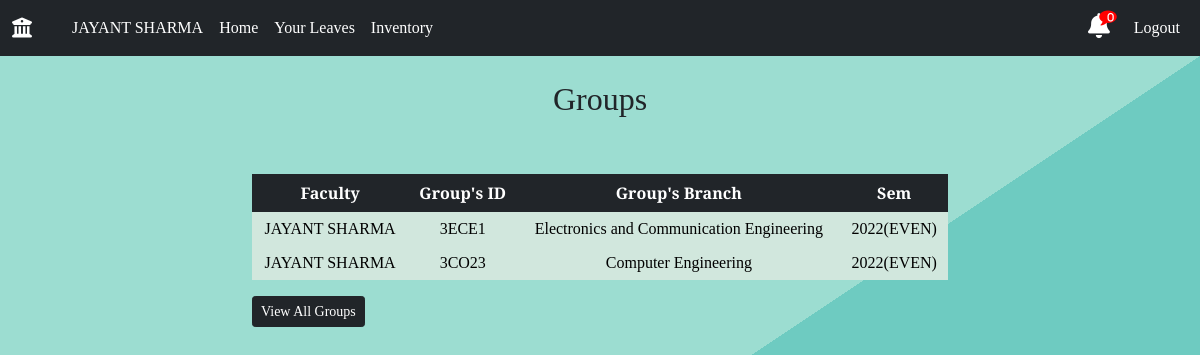
The page /dashboard/groups/ (signed in) on the database its author committed.
### main/models.py (models this page shows, shortened)
class Staff(models.Model):
    user_obj = models.ForeignKey(User, on_delete=CASCADE, blank=False, null=False, default=None)
    name=models.CharField(max_length=100)
    mobile_number=models.IntegerField()
    email=models.EmailField()
    category=models.ForeignKey('Category',on_delete=CASCADE)
    designation=models.ForeignKey('Designation',on_delete=CASCADE)
    agency = models.ForeignKey('Agency',on_delete=CASCADE)
    room=models.ForeignKey('Room',blank=True,null=True,on_delete=SET_NULL,default=None)

class FacultyGroups(models.Model):
    faculty=models.ForeignKey('Staff',on_delete=CASCADE)
    groups=models.ForeignKey('Groups' ,on_delete=CASCADE)

class Groups(models.Model):
    choice = [
    ('EVEN', 'even'),
    ('ODD', 'odd'),
]
    group_id = models.CharField(max_length = 300, blank = True , null = False, default = "")
    branch = models.ForeignKey('Branches' , on_delete = CASCADE)
    group_year=models.IntegerField(default=2022)
    semester_type=models.CharField(max_length=20,choices=choice,default=None)

class Branches(models.Model):
    branch_id=models.CharField(max_length=10, blank=False, default='', null=False)
    branch_name=models.CharField(max_length=200,default='',blank = False, null = False)

### main/views.py (the view)
# urls.py: path('dashboard/groups/',views.viewgroups,name='viewgroups'),
@login_required
def viewgroups(request):
	staff=Staff.objects.get(user_obj=request.user)
	notification_count=get_notifications(staff.id)
	groups=FacultyGroups.objects.filter(faculty=staff)
	current_date = datetime.datetime.now()
	year=int(current_date.strftime("%Y"))
	month=int(current_date.strftime("%m"))
	sem=""
	if int(month)<=6:
		sem="EVEN"
	else:
		sem="ODD"
	curr_groups=[]
	for group in groups:
		if group.groups.group_year==year and group.groups.semester_type==sem:
			curr_groups.append(group)
	context={
		'staff':staff,
		'groups':curr_groups,
		'notification_count':notification_count,
	}
	return render(request,'Timetable/viewgroups.html',context)

### main/views.py (called while the page is built)
def get_notifications(id):
	current_user=Staff.objects.get(id=id)
	designation=current_user.designation.designation
	notifications=[]
	if designation == 'Lab Technician':
		notification = Notification.objects.filter(notification_type='TECH',isActive=True).order_by('-time').all()
		notifications.extend(notification)
	receiver=str(current_user.id) +' '+current_user.name
	notification = Notification.objects.filter(reciever=receiver,isActive=True).order_by('-time').all()
	notifications.extend(notification)
	if designation == 'System Analyst' or designation == 'Lab Supervisor':
		notification=Notification.objects.filter(reciever='admin',isActive=True).order_by('-time').all()
		notifications.extend(notification)
	return len(notifications)

### templates/Timetable/viewgroups.html
{% extends 'base.html' %}
{% load static %}
{% block body %}
{% include 'navbar.html' with staff=staff notification_count=notification_count %}
<section class="sectionLogin">
  <br>
  <h2 style = "text-align: center;">Groups</h2><br><br>
<div class="container">
    <div class="groups-table">
        <table class="table1 table table-borderless table-dark table-hover" style = "text-align: center;">
            <thead>
              <tr>
                <th scope="col" >Faculty</th>
                <th scope="col" >Group's ID</th>
                <th scope="col" >Group's Branch</th>
                <th scope="col" >Sem</th>
              </tr>
            </thead>
            <tbody>
              {% for group in groups %}
              <tr class="table-success" style = "text-align: center;">
                <td>{{group.faculty.name}}</td>
                <td>{{group.groups.group_id}}</td>
                <td>{{group.groups.branch.branch_name}}</td>
                <td>{{group.groups.group_year}}({{group.groups.semester_type}})</td>
              </tr>
              {% endfor %}
            </tbody>
          </table>
        </div>
        <a href="{% url 'main:viewallfacultygroups' id=staff.id %}" class="btn btn-dark btn-sm">View All Groups</a>
    </div></section>
{% endblock body %}

### templates/navbar.html (shortened to what this page needs)
{% extends "base.html" %}
{% load static %}
{% block body %}
<nav class="navbar navbar-expand-md navbar-dark bg-dark">
  <div class="container-fluid">
    <div class="navbar-collapse collapse w-100 order-1 order-md-0 dual-collapse2">
      <ul class="navbar-nav me-auto">
        <li class="nav-item active navbar-brand">
          <a class="navbar-brand" href="{% url 'main:user_profile' %}" style="text-decoration: none;"><i class="fas fa-university"></i></a>
        </li>
        {% if user.is_authenticated %}
        <li class="nav-link nav-text navLink">
          <a href="{% url 'main:userProfileDetails' %}" style="text-decoration: none; color : white">{{ staff.name }} </a>
        </li>
        {% endif %}
        <li class="nav-item navLink">
          <a class="nav-link nav_text" href="{% url 'main:user_profile' %}" style="text-decoration: none; color : white">Home</a>
        </li>
        {% if user.is_authenticated %}
        <li class="nav-link nav_text navLink">
          <a href="{% url 'main:userLeaves' %}" style="text-decoration: none; color : white">Your Leaves</a>
        </li>
        <li class="nav-link nav_text navLink">
          <a href="{% url 'main:viewinventory' %}" style="text-decoration: none; color : white">Inventory</a>
        </li>
        {%endif%}
      </ul>
    </div>
    <div class="navbar-collapse collapse w-100 order-3 dual-collapse2">
      <ul class="navbar-nav ms-auto">
        {% if user.is_authenticated %}
        <li class="nav-item navbar-brand">
          <link href="https://maxcdn.bootstrapcdn.com/font-awesome/4.7.0/css/font-awesome.min.css" rel="stylesheet" />
          <a class="fas fa-bell" href="{% url 'main:notification' %}" style="text-decoration: none; color : white">
              <span class="fa fa-comment"></span>
              <span class="num">{{notification_count}}</span>
          </a>
        </li>
        <li class="nav-link nav_text navLink"><a href="{% url 'main:logout_request' id=staff.id%}" style="text-decoration: none; color : white">Logout</a></li>
        {% else %}
        <li class="nav-link nav_text navLink"><a href="{% url 'main:login' %}">Login</a></li>
        {%endif%}
      </ul>
    </div>
  </div>
</nav>
  {% endblock %}

### static/css/style.css (style rules this page uses)
html, body { font-family: "Bitter", serif; height: 100%; width: 100%; }
a { text-decoration: none; }
:root { --green-main-1: #6ecbc1; --green-main-2: #6cccc1; --green-main-3: #75d1c1; --green-main-4: #9cddd1; --green-main-5: #c7ebe5; --darkgreen-main-1: #1a6659; --darkgreen-main-2: #409583; --blue-button-main: #03658c; --green-button-main: #48c0a5; --tomato-main: #f05e57; --purple-main-1: #57428d; --purple-main-2: #5e497e; }
.sectionLogin { width: 100%; height: 100%; background-color: var(--green-main-4); background-image: linear-gradient( to bottom right, var(--green-main-4) 50%, var(--green-main-1) 50% ); }
@media (min-width: 1024px) { .container { width: 60%; } }

### templates/navbar.html (style rules this page uses)
a.fa-bell { position: relative; font-size: 1.25em; color: grey; cursor: pointer; }
span.fa-comment { position: absolute; font-size: 0.7em; top: -4px; color: red; right: -7px; }
span.num { position: absolute; font-size: 0.4em; top: -1px; color: #fff; right: -4px; }

### rows shown on the page
Staff: name "JAYANT SHARMA"
FacultyGroups: faculty.name "JAYANT SHARMA", groups.group_id "3ECE1", groups.branch.branch_name "Electronics and Communication Engineering", groups.group_year "2022", groups.semester_type "EVEN"
FacultyGroups: faculty.name "JAYANT SHARMA", groups.group_id "3CO23", groups.branch.branch_name "Computer Engineering", groups.group_year "2022", groups.semester_type "EVEN"

### other values the page prints
{{ notification_count }} "0"
